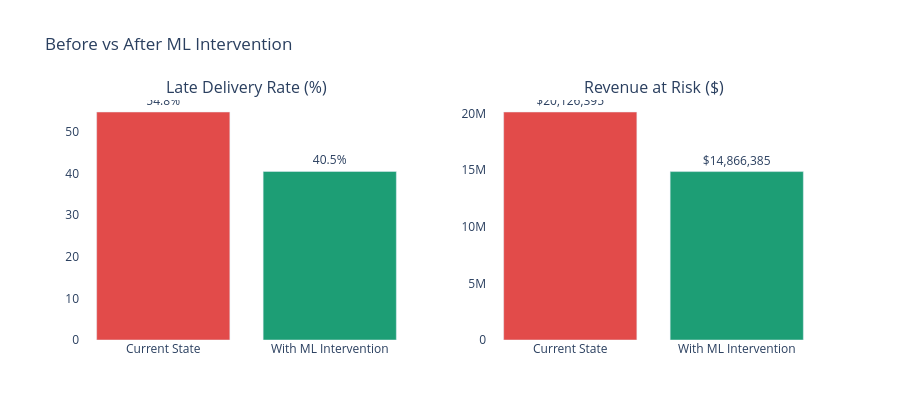

This figure's notebook cell:
### Code cell
# ── Chart 6: Before vs After intervention ─────────────────────
scenarios = ['Current State', 'With ML Intervention']
late_rates = [late_rate * 100, (late_rate - prevention_rate) * 100]
rev_at_risk = [revenue_at_risk, revenue_at_risk - revenue_saved]

fig = make_subplots(rows=1, cols=2,
    subplot_titles=('Late Delivery Rate (%)', 'Revenue at Risk ($)'))

fig.add_trace(go.Bar(
    x=scenarios, y=late_rates,
    marker_color=['#E24B4A', '#1D9E75'],
    text=[f'{v:.1f}%' for v in late_rates],
    textposition='outside', name='Late Rate'
), row=1, col=1)

fig.add_trace(go.Bar(
    x=scenarios, y=rev_at_risk,
    marker_color=['#E24B4A', '#1D9E75'],
    text=[f'${v:,.0f}' for v in rev_at_risk],
    textposition='outside', name='Revenue at Risk'
), row=1, col=2)

fig.update_layout(
    title='Before vs After ML Intervention',
    plot_bgcolor='white', height=420, showlegend=False
)
fig.write_html('../outputs/impact_before_after.html')
fig.show()
print('Chart 6 saved ✓')

### Figure 1 — Plotly figure (JSON) as saved in the notebook; plotly's stock layout.template omitted (floating-point values rounded to 4 significant figures)
{"data": [{"marker": {"color": ["#E24B4A", "#1D9E75"]}, "name": "Late Rate", "text": ["54.8%", "40.5%"], "textposition": "outside", "type": "bar", "x": ["Current State", "With ML Intervention"], "xaxis": "x", "y": [54.83, 40.53], "yaxis": "y"}, {"marker": {"color": ["#E24B4A", "#1D9E75"]}, "name": "Revenue at Risk", "text": ["$20,126,395", "$14,866,385"], "textposition": "outside", "type": "bar", "x": ["Current State", "With ML Intervention"], "xaxis": "x2", "y": [20130000.0, 14870000.0], "yaxis": "y2"}], "layout": {"annotations": [{"font": {"size": 16}, "showarrow": false, "text": "Late Delivery Rate (%)", "x": 0.225, "xanchor": "center", "xref": "paper", "y": 1, "yanchor": "bottom", "yref": "paper"}, {"font": {"size": 16}, "showarrow": false, "text": "Revenue at Risk ($)", "x": 0.775, "xanchor": "center", "xref": "paper", "y": 1, "yanchor": "bottom", "yref": "paper"}], "height": 420, "plot_bgcolor": "white", "showlegend": false, "title": {"text": "Before vs After ML Intervention"}, "xaxis": {"anchor": "y", "domain": [0, 0.45]}, "xaxis2": {"anchor": "y2", "domain": [0.55, 1]}, "yaxis": {"anchor": "x", "domain": [0, 1]}, "yaxis2": {"anchor": "x2", "domain": [0, 1]}}}
